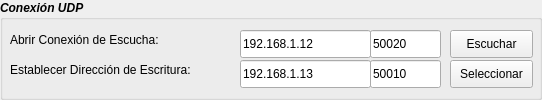
        <widget class="QGroupBox" name="groupBox">
         <property name="sizePolicy">
          <sizepolicy hsizetype="Minimum" vsizetype="Minimum">
           <horstretch>0</horstretch>
           <verstretch>0</verstretch>
          </sizepolicy>
         </property>
         <property name="minimumSize">
          <size>
           <width>0</width>
           <height>100</height>
          </size>
         </property>
         <property name="font">
          <font>
           <weight>75</weight>
           <italic>true</italic>
           <bold>true</bold>
          </font>
         </property>
         <property name="title">
          <string>Conexión UDP</string>
         </property>
         <widget class="QPushButton" name="pushButton_escritura">
          <property name="geometry">
           <rect>
            <x>450</x>
            <y>60</y>
            <width>83</width>
            <height>28</height>
           </rect>
          </property>
          <property name="font">
           <font>
            <family>Cantarell</family>
            <weight>50</weight>
            <italic>false</italic>
            <bold>false</bold>
           </font>
          </property>
          <property name="text">
           <string>Seleccionar</string>
          </property>
         </widget>
         <widget class="QLineEdit" name="lineEdit_ip_escritura">
          <property name="geometry">
           <rect>
            <x>240</x>
            <y>60</y>
            <width>131</width>
            <height>28</height>
           </rect>
          </property>
          <property name="font">
           <font>
            <family>Cantarell</family>
            <weight>50</weight>
            <italic>false</italic>
            <bold>false</bold>
           </font>
          </property>
          <property name="text">
           <string>192.168.1.13</string>
          </property>
          <property name="maxLength">
           <number>15</number>
          </property>
         </widget>
         <widget class="QLineEdit" name="lineEdit_port_escritura">
          <property name="geometry">
           <rect>
            <x>370</x>
            <y>60</y>
            <width>71</width>
            <height>28</height>
           </rect>
          </property>
          <property name="font">
           <font>
            <family>Cantarell</family>
            <weight>50</weight>
            <italic>false</italic>
            <bold>false</bold>
           </font>
          </property>
          <property name="text">
           <string>50010</string>
          </property>
          <property name="maxLength">
           <number>6</number>
          </property>
          <property name="cursorPosition">
           <number>5</number>
          </property>
         </widget>
         <widget class="QLineEdit" name="lineEdit_ip_escucha">
          <property name="geometry">
           <rect>
            <x>240</x>
            <y>30</y>
            <width>131</width>
            <height>28</height>
           </rect>
          </property>
          <property name="font">
           <font>
            <family>Cantarell</family>
            <weight>50</weight>
            <italic>false</italic>
            <bold>false</bold>
           </font>
          </property>
          <property name="text">
           <string>192.168.1.12</string>
          </property>
          <property name="maxLength">
           <number>15</number>
          </property>
         </widget>
         <widget class="QPushButton" name="pushButton_escucha">
          <property name="geometry">
           <rect>
            <x>450</x>
            <y>30</y>
            <width>83</width>
            <height>28</height>
           </rect>
          </property>
          <property name="font">
           <font>
            <family>Cantarell</family>
            <weight>50</weight>
            <italic>false</italic>
            <bold>false</bold>
           </font>
          </property>
          <property name="text">
           <string>Escuchar</string>
          </property>
         </widget>
         <widget class="QLineEdit" name="lineEdit_port_escucha">
          <property name="geometry">
           <rect>
            <x>370</x>
            <y>30</y>
            <width>71</width>
            <height>28</height>
           </rect>
          </property>
          <property name="font">
           <font>
            <family>Cantarell</family>
            <weight>50</weight>
            <italic>false</italic>
            <bold>false</bold>
           </font>
          </property>
          <property name="text">
           <string>50020</string>
          </property>
          <property name="maxLength">
           <number>6</number>
          </property>
         </widget>
         <widget class="QLabel" name="label">
          <property name="geometry">
           <rect>
            <x>10</x>
            <y>30</y>
            <width>181</width>
            <height>20</height>
           </rect>
          </property>
          <property name="font">
           <font>
            <family>Cantarell</family>
            <weight>50</weight>
            <italic>false</italic>
            <bold>false</bold>
           </font>
          </property>
          <property name="text">
           <string>Abrir Conexión de Escucha:</string>
          </property>
         </widget>
         <widget class="QLabel" name="label_2">
          <property name="geometry">
           <rect>
            <x>10</x>
            <y>60</y>
            <width>231</width>
            <height>20</height>
           </rect>
          </property>
          <property name="font">
           <font>
            <family>Cantarell</family>
            <weight>50</weight>
            <italic>false</italic>
            <bold>false</bold>
           </font>
          </property>
          <property name="text">
           <string>Establecer Dirección de Escritura:</string>
          </property>
         </widget>
        </widget>
